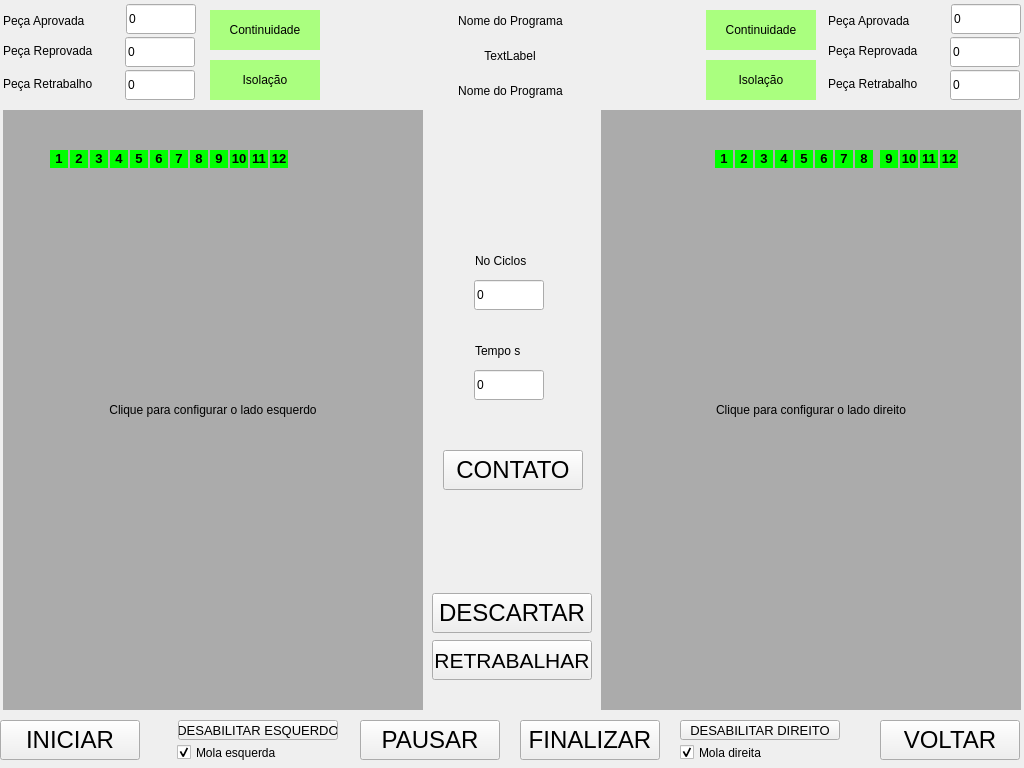
<?xml version="1.0" encoding="UTF-8"?>
<ui version="4.0">
 <class>TelaExecucao</class>
 <widget class="QWidget" name="TelaExecucao">
  <property name="geometry">
   <rect>
    <x>0</x>
    <y>0</y>
    <width>1024</width>
    <height>768</height>
   </rect>
  </property>
  <property name="windowTitle">
   <string>TelaCriaReceita</string>
  </property>
  <widget class="QPushButton" name="btVoltar">
   <property name="geometry">
    <rect>
     <x>880</x>
     <y>720</y>
     <width>140</width>
     <height>40</height>
    </rect>
   </property>
   <property name="font">
    <font>
     <pointsize>18</pointsize>
    </font>
   </property>
   <property name="text">
    <string>VOLTAR</string>
   </property>
  </widget>
  <widget class="QLabel" name="lbImgEsquerdo">
   <property name="geometry">
    <rect>
     <x>3</x>
     <y>110</y>
     <width>420</width>
     <height>600</height>
    </rect>
   </property>
   <property name="styleSheet">
    <string notr="true">background-color: rgb(171, 171, 171);</string>
   </property>
   <property name="text">
    <string>&lt;html&gt;&lt;head/&gt;&lt;body&gt;&lt;p align=&quot;center&quot;&gt;Clique para configurar o lado esquerdo&lt;/p&gt;&lt;/body&gt;&lt;/html&gt;</string>
   </property>
  </widget>
  <widget class="QLabel" name="lbImgDireito">
   <property name="geometry">
    <rect>
     <x>601</x>
     <y>110</y>
     <width>420</width>
     <height>600</height>
    </rect>
   </property>
   <property name="styleSheet">
    <string notr="true">background-color: rgb(171, 171, 171);</string>
   </property>
   <property name="text">
    <string>&lt;html&gt;&lt;head/&gt;&lt;body&gt;&lt;p align=&quot;center&quot;&gt;Clique para configurar o lado direito&lt;/p&gt;&lt;/body&gt;&lt;/html&gt;</string>
   </property>
  </widget>
  <widget class="QLabel" name="lbNomePrograma">
   <property name="geometry">
    <rect>
     <x>335</x>
     <y>10</y>
     <width>351</width>
     <height>22</height>
    </rect>
   </property>
   <property name="text">
    <string>&lt;html&gt;&lt;head/&gt;&lt;body&gt;&lt;p align=&quot;center&quot;&gt;Nome do Programa&lt;/p&gt;&lt;/body&gt;&lt;/html&gt;</string>
   </property>
  </widget>
  <widget class="QPushButton" name="btFinalizar">
   <property name="geometry">
    <rect>
     <x>520</x>
     <y>720</y>
     <width>140</width>
     <height>40</height>
    </rect>
   </property>
   <property name="font">
    <font>
     <pointsize>18</pointsize>
    </font>
   </property>
   <property name="text">
    <string>FINALIZAR</string>
   </property>
  </widget>
  <widget class="QPushButton" name="btPausar">
   <property name="geometry">
    <rect>
     <x>360</x>
     <y>720</y>
     <width>140</width>
     <height>40</height>
    </rect>
   </property>
   <property name="font">
    <font>
     <pointsize>18</pointsize>
    </font>
   </property>
   <property name="text">
    <string>PAUSAR</string>
   </property>
  </widget>
  <widget class="QPushButton" name="btIniciar">
   <property name="geometry">
    <rect>
     <x>0</x>
     <y>720</y>
     <width>140</width>
     <height>40</height>
    </rect>
   </property>
   <property name="font">
    <font>
     <pointsize>18</pointsize>
    </font>
   </property>
   <property name="text">
    <string>INICIAR</string>
   </property>
  </widget>
  <widget class="QLabel" name="lbEletrodo1_E">
   <property name="enabled">
    <bool>true</bool>
   </property>
   <property name="geometry">
    <rect>
     <x>50</x>
     <y>150</y>
     <width>18</width>
     <height>18</height>
    </rect>
   </property>
   <property name="styleSheet">
    <string notr="true">background-color: rgb(0, 255, 0);</string>
   </property>
   <property name="midLineWidth">
    <number>1</number>
   </property>
   <property name="text">
    <string>&lt;html&gt;&lt;head/&gt;&lt;body&gt;&lt;p align=&quot;center&quot;&gt;&lt;span style=&quot; font-size:10pt; font-weight:600;&quot;&gt;1&lt;/span&gt;&lt;/p&gt;&lt;/body&gt;&lt;/html&gt;</string>
   </property>
  </widget>
  <widget class="QLabel" name="lbEletrodo2_E">
   <property name="enabled">
    <bool>true</bool>
   </property>
   <property name="geometry">
    <rect>
     <x>70</x>
     <y>150</y>
     <width>18</width>
     <height>18</height>
    </rect>
   </property>
   <property name="styleSheet">
    <string notr="true">background-color: rgb(0, 255, 0);</string>
   </property>
   <property name="midLineWidth">
    <number>1</number>
   </property>
   <property name="text">
    <string>&lt;html&gt;&lt;head/&gt;&lt;body&gt;&lt;p align=&quot;center&quot;&gt;&lt;span style=&quot; font-size:10pt; font-weight:600;&quot;&gt;2&lt;/span&gt;&lt;/p&gt;&lt;/body&gt;&lt;/html&gt;</string>
   </property>
  </widget>
  <widget class="QLabel" name="lbEletrodo3_E">
   <property name="enabled">
    <bool>true</bool>
   </property>
   <property name="geometry">
    <rect>
     <x>90</x>
     <y>150</y>
     <width>18</width>
     <height>18</height>
    </rect>
   </property>
   <property name="styleSheet">
    <string notr="true">background-color: rgb(0, 255, 0);</string>
   </property>
   <property name="midLineWidth">
    <number>1</number>
   </property>
   <property name="text">
    <string>&lt;html&gt;&lt;head/&gt;&lt;body&gt;&lt;p align=&quot;center&quot;&gt;&lt;span style=&quot; font-size:10pt; font-weight:600;&quot;&gt;3&lt;/span&gt;&lt;/p&gt;&lt;/body&gt;&lt;/html&gt;</string>
   </property>
  </widget>
  <widget class="QLabel" name="lbEletrodo4_E">
   <property name="enabled">
    <bool>true</bool>
   </property>
   <property name="geometry">
    <rect>
     <x>110</x>
     <y>150</y>
     <width>18</width>
     <height>18</height>
    </rect>
   </property>
   <property name="styleSheet">
    <string notr="true">background-color: rgb(0, 255, 0);</string>
   </property>
   <property name="midLineWidth">
    <number>1</number>
   </property>
   <property name="text">
    <string>&lt;html&gt;&lt;head/&gt;&lt;body&gt;&lt;p align=&quot;center&quot;&gt;&lt;span style=&quot; font-size:10pt; font-weight:600;&quot;&gt;4&lt;/span&gt;&lt;/p&gt;&lt;/body&gt;&lt;/html&gt;</string>
   </property>
  </widget>
  <widget class="QLabel" name="lbEletrodo5_E">
   <property name="enabled">
    <bool>true</bool>
   </property>
   <property name="geometry">
    <rect>
     <x>130</x>
     <y>150</y>
     <width>18</width>
     <height>18</height>
    </rect>
   </property>
   <property name="styleSheet">
    <string notr="true">background-color: rgb(0, 255, 0);</string>
   </property>
   <property name="midLineWidth">
    <number>1</number>
   </property>
   <property name="text">
    <string>&lt;html&gt;&lt;head/&gt;&lt;body&gt;&lt;p align=&quot;center&quot;&gt;&lt;span style=&quot; font-size:10pt; font-weight:600;&quot;&gt;5&lt;/span&gt;&lt;/p&gt;&lt;/body&gt;&lt;/html&gt;</string>
   </property>
  </widget>
  <widget class="QLabel" name="lbEletrodo6_E">
   <property name="enabled">
    <bool>true</bool>
   </property>
   <property name="geometry">
    <rect>
     <x>150</x>
     <y>150</y>
     <width>18</width>
     <height>18</height>
    </rect>
   </property>
   <property name="styleSheet">
    <string notr="true">background-color: rgb(0, 255, 0);</string>
   </property>
   <property name="midLineWidth">
    <number>1</number>
   </property>
   <property name="text">
    <string>&lt;html&gt;&lt;head/&gt;&lt;body&gt;&lt;p align=&quot;center&quot;&gt;&lt;span style=&quot; font-size:10pt; font-weight:600;&quot;&gt;6&lt;/span&gt;&lt;/p&gt;&lt;/body&gt;&lt;/html&gt;</string>
   </property>
  </widget>
  <widget class="QLabel" name="lbEletrodo7_E">
   <property name="enabled">
    <bool>true</bool>
   </property>
   <property name="geometry">
    <rect>
     <x>170</x>
     <y>150</y>
     <width>18</width>
     <height>18</height>
    </rect>
   </property>
   <property name="styleSheet">
    <string notr="true">background-color: rgb(0, 255, 0);</string>
   </property>
   <property name="midLineWidth">
    <number>1</number>
   </property>
   <property name="text">
    <string>&lt;html&gt;&lt;head/&gt;&lt;body&gt;&lt;p align=&quot;center&quot;&gt;&lt;span style=&quot; font-size:10pt; font-weight:600;&quot;&gt;7&lt;/span&gt;&lt;/p&gt;&lt;/body&gt;&lt;/html&gt;</string>
   </property>
  </widget>
  <widget class="QLabel" name="lbEletrodo8_E">
   <property name="enabled">
    <bool>true</bool>
   </property>
   <property name="geometry">
    <rect>
     <x>190</x>
     <y>150</y>
     <width>18</width>
     <height>18</height>
    </rect>
   </property>
   <property name="styleSheet">
    <string notr="true">background-color: rgb(0, 255, 0);;</string>
   </property>
   <property name="midLineWidth">
    <number>1</number>
   </property>
   <property name="text">
    <string>&lt;html&gt;&lt;head/&gt;&lt;body&gt;&lt;p align=&quot;center&quot;&gt;&lt;span style=&quot; font-size:10pt; font-weight:600;&quot;&gt;8&lt;/span&gt;&lt;/p&gt;&lt;/body&gt;&lt;/html&gt;</string>
   </property>
  </widget>
  <widget class="QLabel" name="lbEletrodo1_D">
   <property name="enabled">
    <bool>true</bool>
   </property>
   <property name="geometry">
    <rect>
     <x>715</x>
     <y>150</y>
     <width>18</width>
     <height>18</height>
    </rect>
   </property>
   <property name="styleSheet">
    <string notr="true">background-color: rgb(0, 255, 0);</string>
   </property>
   <property name="midLineWidth">
    <number>1</number>
   </property>
   <property name="text">
    <string>&lt;html&gt;&lt;head/&gt;&lt;body&gt;&lt;p align=&quot;center&quot;&gt;&lt;span style=&quot; font-size:10pt; font-weight:600;&quot;&gt;1&lt;/span&gt;&lt;/p&gt;&lt;/body&gt;&lt;/html&gt;</string>
   </property>
  </widget>
  <widget class="QLabel" name="lbEletrodo4_D">
   <property name="enabled">
    <bool>true</bool>
   </property>
   <property name="geometry">
    <rect>
     <x>775</x>
     <y>150</y>
     <width>18</width>
     <height>18</height>
    </rect>
   </property>
   <property name="styleSheet">
    <string notr="true">background-color: rgb(0, 255, 0);</string>
   </property>
   <property name="midLineWidth">
    <number>1</number>
   </property>
   <property name="text">
    <string>&lt;html&gt;&lt;head/&gt;&lt;body&gt;&lt;p align=&quot;center&quot;&gt;&lt;span style=&quot; font-size:10pt; font-weight:600;&quot;&gt;4&lt;/span&gt;&lt;/p&gt;&lt;/body&gt;&lt;/html&gt;</string>
   </property>
  </widget>
  <widget class="QLabel" name="lbEletrodo8_D">
   <property name="enabled">
    <bool>true</bool>
   </property>
   <property name="geometry">
    <rect>
     <x>855</x>
     <y>150</y>
     <width>18</width>
     <height>18</height>
    </rect>
   </property>
   <property name="styleSheet">
    <string notr="true">background-color: rgb(0, 255, 0);</string>
   </property>
   <property name="midLineWidth">
    <number>1</number>
   </property>
   <property name="text">
    <string>&lt;html&gt;&lt;head/&gt;&lt;body&gt;&lt;p align=&quot;center&quot;&gt;&lt;span style=&quot; font-size:10pt; font-weight:600;&quot;&gt;8&lt;/span&gt;&lt;/p&gt;&lt;/body&gt;&lt;/html&gt;</string>
   </property>
  </widget>
  <widget class="QLabel" name="lbEletrodo3_D">
   <property name="enabled">
    <bool>true</bool>
   </property>
   <property name="geometry">
    <rect>
     <x>755</x>
     <y>150</y>
     <width>18</width>
     <height>18</height>
    </rect>
   </property>
   <property name="styleSheet">
    <string notr="true">background-color: rgb(0, 255, 0);</string>
   </property>
   <property name="midLineWidth">
    <number>1</number>
   </property>
   <property name="text">
    <string>&lt;html&gt;&lt;head/&gt;&lt;body&gt;&lt;p align=&quot;center&quot;&gt;&lt;span style=&quot; font-size:10pt; font-weight:600;&quot;&gt;3&lt;/span&gt;&lt;/p&gt;&lt;/body&gt;&lt;/html&gt;</string>
   </property>
  </widget>
  <widget class="QLabel" name="lbEletrodo5_D">
   <property name="enabled">
    <bool>true</bool>
   </property>
   <property name="geometry">
    <rect>
     <x>795</x>
     <y>150</y>
     <width>18</width>
     <height>18</height>
    </rect>
   </property>
   <property name="styleSheet">
    <string notr="true">background-color: rgb(0, 255, 0);</string>
   </property>
   <property name="midLineWidth">
    <number>1</number>
   </property>
   <property name="text">
    <string>&lt;html&gt;&lt;head/&gt;&lt;body&gt;&lt;p align=&quot;center&quot;&gt;&lt;span style=&quot; font-size:10pt; font-weight:600;&quot;&gt;5&lt;/span&gt;&lt;/p&gt;&lt;/body&gt;&lt;/html&gt;</string>
   </property>
  </widget>
  <widget class="QLabel" name="lbEletrodo2_D">
   <property name="enabled">
    <bool>true</bool>
   </property>
   <property name="geometry">
    <rect>
     <x>735</x>
     <y>150</y>
     <width>18</width>
     <height>18</height>
    </rect>
   </property>
   <property name="styleSheet">
    <string notr="true">background-color: rgb(0, 255, 0);</string>
   </property>
   <property name="midLineWidth">
    <number>1</number>
   </property>
   <property name="text">
    <string>&lt;html&gt;&lt;head/&gt;&lt;body&gt;&lt;p align=&quot;center&quot;&gt;&lt;span style=&quot; font-size:10pt; font-weight:600;&quot;&gt;2&lt;/span&gt;&lt;/p&gt;&lt;/body&gt;&lt;/html&gt;</string>
   </property>
  </widget>
  <widget class="QLabel" name="lbEletrodo7_D">
   <property name="enabled">
    <bool>true</bool>
   </property>
   <property name="geometry">
    <rect>
     <x>835</x>
     <y>150</y>
     <width>18</width>
     <height>18</height>
    </rect>
   </property>
   <property name="styleSheet">
    <string notr="true">background-color: rgb(0, 255, 0);</string>
   </property>
   <property name="midLineWidth">
    <number>1</number>
   </property>
   <property name="text">
    <string>&lt;html&gt;&lt;head/&gt;&lt;body&gt;&lt;p align=&quot;center&quot;&gt;&lt;span style=&quot; font-size:10pt; font-weight:600;&quot;&gt;7&lt;/span&gt;&lt;/p&gt;&lt;/body&gt;&lt;/html&gt;</string>
   </property>
  </widget>
  <widget class="QLabel" name="lbEletrodo6_D">
   <property name="enabled">
    <bool>true</bool>
   </property>
   <property name="geometry">
    <rect>
     <x>815</x>
     <y>150</y>
     <width>18</width>
     <height>18</height>
    </rect>
   </property>
   <property name="styleSheet">
    <string notr="true">background-color: rgb(0, 255, 0);</string>
   </property>
   <property name="midLineWidth">
    <number>1</number>
   </property>
   <property name="text">
    <string>&lt;html&gt;&lt;head/&gt;&lt;body&gt;&lt;p align=&quot;center&quot;&gt;&lt;span style=&quot; font-size:10pt; font-weight:600;&quot;&gt;6&lt;/span&gt;&lt;/p&gt;&lt;/body&gt;&lt;/html&gt;</string>
   </property>
  </widget>
  <widget class="QLabel" name="label">
   <property name="geometry">
    <rect>
     <x>3</x>
     <y>10</y>
     <width>111</width>
     <height>22</height>
    </rect>
   </property>
   <property name="text">
    <string>Peça Aprovada</string>
   </property>
  </widget>
  <widget class="QLabel" name="label_2">
   <property name="geometry">
    <rect>
     <x>3</x>
     <y>40</y>
     <width>120</width>
     <height>22</height>
    </rect>
   </property>
   <property name="text">
    <string>Peça Reprovada</string>
   </property>
  </widget>
  <widget class="QLineEdit" name="txAprovadoE">
   <property name="geometry">
    <rect>
     <x>126</x>
     <y>4</y>
     <width>70</width>
     <height>30</height>
    </rect>
   </property>
   <property name="text">
    <string>0</string>
   </property>
   <property name="readOnly">
    <bool>true</bool>
   </property>
  </widget>
  <widget class="QLineEdit" name="txReprovadoE">
   <property name="geometry">
    <rect>
     <x>125</x>
     <y>37</y>
     <width>70</width>
     <height>30</height>
    </rect>
   </property>
   <property name="text">
    <string>0</string>
   </property>
   <property name="readOnly">
    <bool>true</bool>
   </property>
  </widget>
  <widget class="QLineEdit" name="txRetrabalhoE">
   <property name="geometry">
    <rect>
     <x>125</x>
     <y>70</y>
     <width>70</width>
     <height>30</height>
    </rect>
   </property>
   <property name="text">
    <string>0</string>
   </property>
   <property name="readOnly">
    <bool>true</bool>
   </property>
  </widget>
  <widget class="QLabel" name="label_4">
   <property name="geometry">
    <rect>
     <x>3</x>
     <y>73</y>
     <width>120</width>
     <height>22</height>
    </rect>
   </property>
   <property name="text">
    <string>Peça Retrabalho</string>
   </property>
  </widget>
  <widget class="QLabel" name="lbContinuIndicaE">
   <property name="geometry">
    <rect>
     <x>210</x>
     <y>10</y>
     <width>110</width>
     <height>40</height>
    </rect>
   </property>
   <property name="styleSheet">
    <string notr="true">background-color: rgb(170, 255, 127);</string>
   </property>
   <property name="text">
    <string>&lt;html&gt;&lt;head/&gt;&lt;body&gt;&lt;p align=&quot;center&quot;&gt;Continuidade&lt;/p&gt;&lt;/body&gt;&lt;/html&gt;</string>
   </property>
  </widget>
  <widget class="QLabel" name="lbIsolaIndicaE">
   <property name="geometry">
    <rect>
     <x>210</x>
     <y>60</y>
     <width>110</width>
     <height>40</height>
    </rect>
   </property>
   <property name="styleSheet">
    <string notr="true">background-color: rgb(170, 255, 127);</string>
   </property>
   <property name="text">
    <string>&lt;html&gt;&lt;head/&gt;&lt;body&gt;&lt;p align=&quot;center&quot;&gt;Isolação&lt;/p&gt;&lt;/body&gt;&lt;/html&gt;</string>
   </property>
  </widget>
  <widget class="QLineEdit" name="txRetrabalhoD">
   <property name="geometry">
    <rect>
     <x>950</x>
     <y>70</y>
     <width>70</width>
     <height>30</height>
    </rect>
   </property>
   <property name="text">
    <string>0</string>
   </property>
   <property name="readOnly">
    <bool>true</bool>
   </property>
  </widget>
  <widget class="QLineEdit" name="txReprovadoD">
   <property name="geometry">
    <rect>
     <x>950</x>
     <y>37</y>
     <width>70</width>
     <height>30</height>
    </rect>
   </property>
   <property name="text">
    <string>0</string>
   </property>
   <property name="readOnly">
    <bool>true</bool>
   </property>
  </widget>
  <widget class="QLabel" name="label_6">
   <property name="geometry">
    <rect>
     <x>828</x>
     <y>10</y>
     <width>111</width>
     <height>22</height>
    </rect>
   </property>
   <property name="text">
    <string>Peça Aprovada</string>
   </property>
  </widget>
  <widget class="QLineEdit" name="txAprovadoD">
   <property name="geometry">
    <rect>
     <x>951</x>
     <y>4</y>
     <width>70</width>
     <height>30</height>
    </rect>
   </property>
   <property name="text">
    <string>0</string>
   </property>
   <property name="readOnly">
    <bool>true</bool>
   </property>
  </widget>
  <widget class="QLabel" name="label_7">
   <property name="geometry">
    <rect>
     <x>828</x>
     <y>73</y>
     <width>120</width>
     <height>22</height>
    </rect>
   </property>
   <property name="text">
    <string>Peça Retrabalho</string>
   </property>
  </widget>
  <widget class="QLabel" name="label_8">
   <property name="geometry">
    <rect>
     <x>828</x>
     <y>40</y>
     <width>120</width>
     <height>22</height>
    </rect>
   </property>
   <property name="text">
    <string>Peça Reprovada</string>
   </property>
  </widget>
  <widget class="QLabel" name="lbIsolaIndicaD">
   <property name="geometry">
    <rect>
     <x>706</x>
     <y>60</y>
     <width>110</width>
     <height>40</height>
    </rect>
   </property>
   <property name="styleSheet">
    <string notr="true">background-color: rgb(170, 255, 127);</string>
   </property>
   <property name="text">
    <string>&lt;html&gt;&lt;head/&gt;&lt;body&gt;&lt;p align=&quot;center&quot;&gt;Isolação&lt;/p&gt;&lt;/body&gt;&lt;/html&gt;</string>
   </property>
  </widget>
  <widget class="QLabel" name="lbContinuIndicaD">
   <property name="geometry">
    <rect>
     <x>706</x>
     <y>10</y>
     <width>110</width>
     <height>40</height>
    </rect>
   </property>
   <property name="styleSheet">
    <string notr="true">background-color: rgb(170, 255, 127);</string>
   </property>
   <property name="text">
    <string>&lt;html&gt;&lt;head/&gt;&lt;body&gt;&lt;p align=&quot;center&quot;&gt;Continuidade&lt;/p&gt;&lt;/body&gt;&lt;/html&gt;</string>
   </property>
  </widget>
  <widget class="QPushButton" name="btDesHabEsquerdo">
   <property name="geometry">
    <rect>
     <x>178</x>
     <y>720</y>
     <width>160</width>
     <height>20</height>
    </rect>
   </property>
   <property name="font">
    <font>
     <pointsize>10</pointsize>
    </font>
   </property>
   <property name="text">
    <string>DESABILITAR ESQUERDO</string>
   </property>
  </widget>
  <widget class="QPushButton" name="btDesHabDireito">
   <property name="geometry">
    <rect>
     <x>680</x>
     <y>720</y>
     <width>160</width>
     <height>20</height>
    </rect>
   </property>
   <property name="font">
    <font>
     <pointsize>10</pointsize>
    </font>
   </property>
   <property name="text">
    <string>DESABILITAR DIREITO</string>
   </property>
  </widget>
  <widget class="QLabel" name="lbDataHora">
   <property name="geometry">
    <rect>
     <x>420</x>
     <y>45</y>
     <width>180</width>
     <height>22</height>
    </rect>
   </property>
   <property name="text">
    <string>&lt;html&gt;&lt;head/&gt;&lt;body&gt;&lt;p align=&quot;center&quot;&gt;TextLabel&lt;/p&gt;&lt;/body&gt;&lt;/html&gt;</string>
   </property>
  </widget>
  <widget class="QLineEdit" name="txNumerosCiclos">
   <property name="geometry">
    <rect>
     <x>474</x>
     <y>280</y>
     <width>70</width>
     <height>30</height>
    </rect>
   </property>
   <property name="text">
    <string>0</string>
   </property>
   <property name="readOnly">
    <bool>true</bool>
   </property>
  </widget>
  <widget class="QLabel" name="label_5">
   <property name="geometry">
    <rect>
     <x>475</x>
     <y>250</y>
     <width>70</width>
     <height>22</height>
    </rect>
   </property>
   <property name="text">
    <string>No Ciclos</string>
   </property>
  </widget>
  <widget class="QLabel" name="label_9">
   <property name="geometry">
    <rect>
     <x>475</x>
     <y>340</y>
     <width>70</width>
     <height>22</height>
    </rect>
   </property>
   <property name="text">
    <string>Tempo s</string>
   </property>
  </widget>
  <widget class="QLineEdit" name="txTempoCiclos">
   <property name="geometry">
    <rect>
     <x>474</x>
     <y>370</y>
     <width>70</width>
     <height>30</height>
    </rect>
   </property>
   <property name="text">
    <string>0</string>
   </property>
   <property name="readOnly">
    <bool>true</bool>
   </property>
  </widget>
  <widget class="QPushButton" name="btContato">
   <property name="geometry">
    <rect>
     <x>443</x>
     <y>450</y>
     <width>140</width>
     <height>40</height>
    </rect>
   </property>
   <property name="font">
    <font>
     <pointsize>18</pointsize>
    </font>
   </property>
   <property name="text">
    <string>CONTATO</string>
   </property>
  </widget>
  <widget class="QLabel" name="lbAvisos">
   <property name="geometry">
    <rect>
     <x>335</x>
     <y>80</y>
     <width>351</width>
     <height>22</height>
    </rect>
   </property>
   <property name="text">
    <string>&lt;html&gt;&lt;head/&gt;&lt;body&gt;&lt;p align=&quot;center&quot;&gt;Nome do Programa&lt;/p&gt;&lt;/body&gt;&lt;/html&gt;</string>
   </property>
  </widget>
  <widget class="QPushButton" name="btRetrabalhar">
   <property name="geometry">
    <rect>
     <x>432</x>
     <y>640</y>
     <width>160</width>
     <height>40</height>
    </rect>
   </property>
   <property name="font">
    <font>
     <pointsize>16</pointsize>
    </font>
   </property>
   <property name="text">
    <string>RETRABALHAR</string>
   </property>
  </widget>
  <widget class="QPushButton" name="btDescartar">
   <property name="geometry">
    <rect>
     <x>432</x>
     <y>593</y>
     <width>160</width>
     <height>40</height>
    </rect>
   </property>
   <property name="font">
    <font>
     <pointsize>18</pointsize>
    </font>
   </property>
   <property name="text">
    <string>DESCARTAR</string>
   </property>
  </widget>
  <widget class="QLabel" name="lbEletrodo10_E">
   <property name="enabled">
    <bool>true</bool>
   </property>
   <property name="geometry">
    <rect>
     <x>230</x>
     <y>150</y>
     <width>18</width>
     <height>18</height>
    </rect>
   </property>
   <property name="styleSheet">
    <string notr="true">background-color: rgb(0, 255, 0);</string>
   </property>
   <property name="midLineWidth">
    <number>1</number>
   </property>
   <property name="text">
    <string>&lt;html&gt;&lt;head/&gt;&lt;body&gt;&lt;p align=&quot;center&quot;&gt;&lt;span style=&quot; font-size:10pt; font-weight:600;&quot;&gt;10&lt;/span&gt;&lt;/p&gt;&lt;/body&gt;&lt;/html&gt;</string>
   </property>
  </widget>
  <widget class="QLabel" name="lbEletrodo9_E">
   <property name="enabled">
    <bool>true</bool>
   </property>
   <property name="geometry">
    <rect>
     <x>210</x>
     <y>150</y>
     <width>18</width>
     <height>18</height>
    </rect>
   </property>
   <property name="styleSheet">
    <string notr="true">background-color: rgb(0, 255, 0);</string>
   </property>
   <property name="midLineWidth">
    <number>1</number>
   </property>
   <property name="text">
    <string>&lt;html&gt;&lt;head/&gt;&lt;body&gt;&lt;p align=&quot;center&quot;&gt;&lt;span style=&quot; font-size:10pt; font-weight:600;&quot;&gt;9&lt;/span&gt;&lt;/p&gt;&lt;/body&gt;&lt;/html&gt;</string>
   </property>
  </widget>
  <widget class="QLabel" name="lbEletrodo11_E">
   <property name="enabled">
    <bool>true</bool>
   </property>
   <property name="geometry">
    <rect>
     <x>250</x>
     <y>150</y>
     <width>18</width>
     <height>18</height>
    </rect>
   </property>
   <property name="styleSheet">
    <string notr="true">background-color: rgb(0, 255, 0);</string>
   </property>
   <property name="midLineWidth">
    <number>1</number>
   </property>
   <property name="text">
    <string>&lt;html&gt;&lt;head/&gt;&lt;body&gt;&lt;p align=&quot;center&quot;&gt;&lt;span style=&quot; font-size:10pt; font-weight:600;&quot;&gt;11&lt;/span&gt;&lt;/p&gt;&lt;/body&gt;&lt;/html&gt;</string>
   </property>
  </widget>
  <widget class="QLabel" name="lbEletrodo12_E">
   <property name="enabled">
    <bool>true</bool>
   </property>
   <property name="geometry">
    <rect>
     <x>270</x>
     <y>150</y>
     <width>18</width>
     <height>18</height>
    </rect>
   </property>
   <property name="styleSheet">
    <string notr="true">background-color: rgb(0, 255, 0);;</string>
   </property>
   <property name="midLineWidth">
    <number>1</number>
   </property>
   <property name="text">
    <string>&lt;html&gt;&lt;head/&gt;&lt;body&gt;&lt;p align=&quot;center&quot;&gt;&lt;span style=&quot; font-size:10pt; font-weight:600;&quot;&gt;12&lt;/span&gt;&lt;/p&gt;&lt;/body&gt;&lt;/html&gt;</string>
   </property>
  </widget>
  <widget class="QLabel" name="lbEletrodo9_D">
   <property name="enabled">
    <bool>true</bool>
   </property>
   <property name="geometry">
    <rect>
     <x>880</x>
     <y>150</y>
     <width>18</width>
     <height>18</height>
    </rect>
   </property>
   <property name="styleSheet">
    <string notr="true">background-color: rgb(0, 255, 0);</string>
   </property>
   <property name="midLineWidth">
    <number>1</number>
   </property>
   <property name="text">
    <string>&lt;html&gt;&lt;head/&gt;&lt;body&gt;&lt;p align=&quot;center&quot;&gt;&lt;span style=&quot; font-size:10pt; font-weight:600;&quot;&gt;9&lt;/span&gt;&lt;/p&gt;&lt;/body&gt;&lt;/html&gt;</string>
   </property>
  </widget>
  <widget class="QLabel" name="lbEletrodo10_D">
   <property name="enabled">
    <bool>true</bool>
   </property>
   <property name="geometry">
    <rect>
     <x>900</x>
     <y>150</y>
     <width>18</width>
     <height>18</height>
    </rect>
   </property>
   <property name="styleSheet">
    <string notr="true">background-color: rgb(0, 255, 0);</string>
   </property>
   <property name="midLineWidth">
    <number>1</number>
   </property>
   <property name="text">
    <string>&lt;html&gt;&lt;head/&gt;&lt;body&gt;&lt;p align=&quot;center&quot;&gt;&lt;span style=&quot; font-size:10pt; font-weight:600;&quot;&gt;10&lt;/span&gt;&lt;/p&gt;&lt;/body&gt;&lt;/html&gt;</string>
   </property>
  </widget>
  <widget class="QLabel" name="lbEletrodo12_D">
   <property name="enabled">
    <bool>true</bool>
   </property>
   <property name="geometry">
    <rect>
     <x>940</x>
     <y>150</y>
     <width>18</width>
     <height>18</height>
    </rect>
   </property>
   <property name="styleSheet">
    <string notr="true">background-color: rgb(0, 255, 0);;</string>
   </property>
   <property name="midLineWidth">
    <number>1</number>
   </property>
   <property name="text">
    <string>&lt;html&gt;&lt;head/&gt;&lt;body&gt;&lt;p align=&quot;center&quot;&gt;&lt;span style=&quot; font-size:10pt; font-weight:600;&quot;&gt;12&lt;/span&gt;&lt;/p&gt;&lt;/body&gt;&lt;/html&gt;</string>
   </property>
  </widget>
  <widget class="QLabel" name="lbEletrodo11_D">
   <property name="enabled">
    <bool>true</bool>
   </property>
   <property name="geometry">
    <rect>
     <x>920</x>
     <y>150</y>
     <width>18</width>
     <height>18</height>
    </rect>
   </property>
   <property name="styleSheet">
    <string notr="true">background-color: rgb(0, 255, 0);</string>
   </property>
   <property name="midLineWidth">
    <number>1</number>
   </property>
   <property name="text">
    <string>&lt;html&gt;&lt;head/&gt;&lt;body&gt;&lt;p align=&quot;center&quot;&gt;&lt;span style=&quot; font-size:10pt; font-weight:600;&quot;&gt;11&lt;/span&gt;&lt;/p&gt;&lt;/body&gt;&lt;/html&gt;</string>
   </property>
  </widget>
  <widget class="QCheckBox" name="cbMolaEsquerda">
   <property name="geometry">
    <rect>
     <x>177</x>
     <y>740</y>
     <width>150</width>
     <height>25</height>
    </rect>
   </property>
   <property name="text">
    <string>Mola esquerda</string>
   </property>
   <property name="checked">
    <bool>true</bool>
   </property>
  </widget>
  <widget class="QCheckBox" name="cbMolaDireita">
   <property name="geometry">
    <rect>
     <x>680</x>
     <y>740</y>
     <width>141</width>
     <height>25</height>
    </rect>
   </property>
   <property name="text">
    <string>Mola direita</string>
   </property>
   <property name="checked">
    <bool>true</bool>
   </property>
  </widget>
 </widget>
 <resources/>
 <connections/>
</ui>
